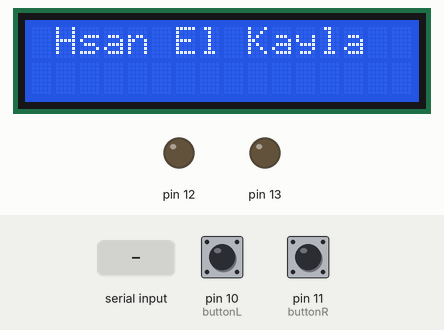
Recording of a sketch running on a simulated Arduino Uno, built with avr-gcc and run on an emulated ATmega328P. On the bench: 16×2 character LCD, output pins drawn as LEDs (lit = HIGH). Inputs (shaded band) come from the test bench; at power-on: pin 10 (buttonL) HIGH, pin 11 (buttonR) HIGH. What the sketch prints to the serial monitor is not drawn.

Above: at 1.2 s.
1.3 s: pin 10 (buttonL) pulled LOW for 1 s
At 1.9 s:
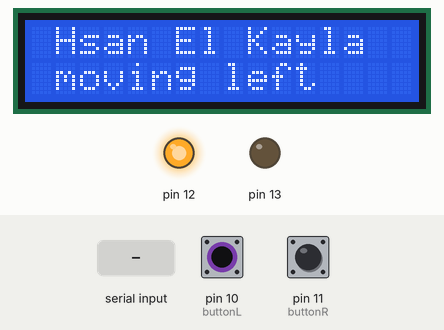
4.0 s: pin 11 (buttonR) pulled LOW for 0.15 s
At 4.5 s:
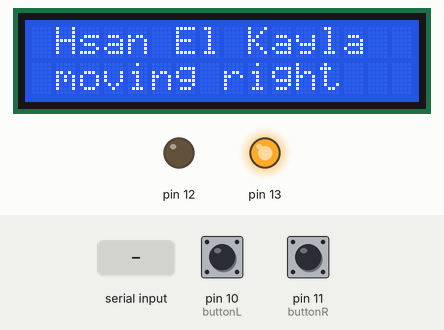
6.1 s: "1" received over Serial
At 7.0 s:
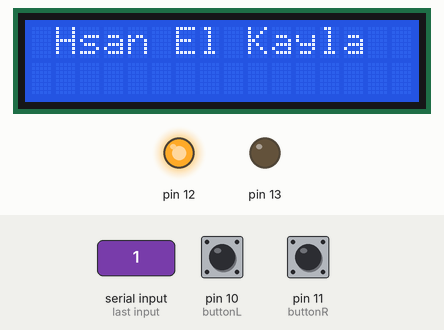
7.6 s: pin 11 (buttonR) pulled LOW for 1 s
At 8.0 s:
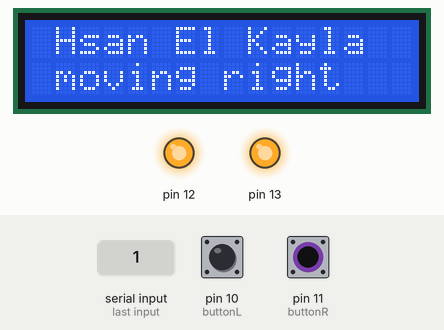
10.1 s: "2" received over Serial
At 11.3 s:
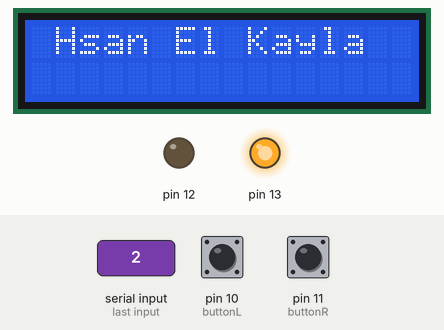
11.6 s: pin 10 (buttonL) pulled LOW for 0.15 s
At 12.0 s:
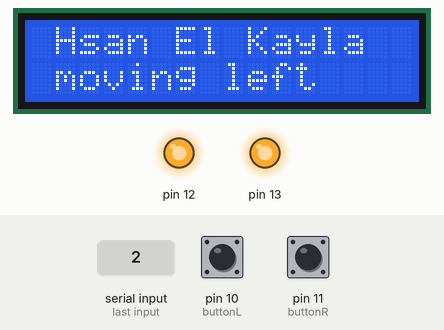
Timing chart, 0 to 14.6 s (numbered marks = the images above; inputs shaded):
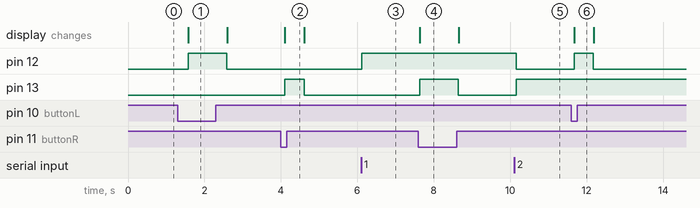

The sketch:

game.ino
```cpp
#include<LiquidCrystal.h>
LiquidCrystal lcd(9,8,7,6,5,4);
char BYTE;
int buttonR = 11;
int buttonL = 10;
int droite =0;
int gauche =0;
void setup()
{
  pinMode(12,OUTPUT);
  pinMode(13,OUTPUT);
  Serial.begin(9600);
  digitalWrite(12,LOW);
  digitalWrite(13,LOW);
  pinMode(buttonR, INPUT_PULLUP);
  pinMode(buttonL, INPUT_PULLUP);
  lcd.begin(16,2);
  lcd.setCursor(1,0);
  // lcd.blink();
  lcd.print("Hsan El Kayla");
}

void loop()
{
  droite = digitalRead(buttonR);
  gauche = digitalRead(buttonL);
  if(droite==0 && gauche!=0)
  {
    Serial.println(0);
    Serial.println("movement right ");
    digitalWrite(13,HIGH);
    lcd.clear();
    lcd.setCursor(1,0);
    lcd.print("Hsan El Kayla");
    lcd.setCursor(1,1);
    lcd.print("moving right");
    delay(500);
    digitalWrite(13,LOW);
    Serial.println(-1);
   }
  else if(gauche==0 && droite!=0)
  {
    Serial.println(1);
    Serial.println("movement left");
    digitalWrite(12,HIGH);
    lcd.clear();
    lcd.setCursor(1,0);
    lcd.print("Hsan El Kayla");
    lcd.setCursor(1,1);
    lcd.print("moving left");
    delay(500);
    digitalWrite(12,LOW);
    Serial.println(-1);
  }
  else if(droite==0 && gauche==0)
  {
    Serial.println(3);
    Serial.println("jump");
    digitalWrite(13,HIGH);
    digitalWrite(12,HIGH);
    lcd.clear();
    lcd.setCursor(1,0);
    lcd.print("Hsan El Kayla");
    lcd.setCursor(1,1);
    lcd.print("jumping");
    delay(500);
    digitalWrite(13,LOW);
    digitalWrite(12,LOW);
    Serial.println(-1);
  }
  else
  {
    Serial.println("not moving");
    lcd.clear();
    lcd.setCursor(1,0);
    lcd.print("Hsan El Kayla");
    delay(500);
  }
  if(Serial.available()>0)
  {
    BYTE=Serial.read();
    if(BYTE=='1')
    {
      digitalWrite(12,HIGH);
      digitalWrite(13,LOW);
      Serial.println("collision droite\n");
    }
    else if(BYTE=='2')
    {
      digitalWrite(13,HIGH);
      digitalWrite(12,LOW);
      Serial.println("collision gauche\n");
    }
    else
    {
      digitalWrite(12,LOW);
      digitalWrite(13,LOW);
      //Serial.write(0);
      Serial.println("pas de collision \n");
    }
  }
}
```

Measured:
- after the input at 1.3 s, pin 12: LOW → HIGH after 0.28 s, → LOW 1.0 s later; the display: changes after 0.28 s (image 1)
- after the input at 4.0 s, pin 13: LOW → HIGH after 0.10 s, → LOW 0.51 s later; the display: changes after 0.11 s (image 2)
- after the input at 6.1 s, pin 12: LOW → HIGH at once
- after the input at 7.6 s, pin 13: LOW → HIGH at once, → LOW 1.0 s later; the display: changes at once (image 4)
- after the input at 10.1 s, pin 12: HIGH → LOW after 0.06 s; pin 13: LOW → HIGH after 0.06 s
- after the input at 11.6 s, pin 12: LOW → HIGH after 0.07 s, → LOW 0.51 s later; the display: changes after 0.08 s (image 6)
